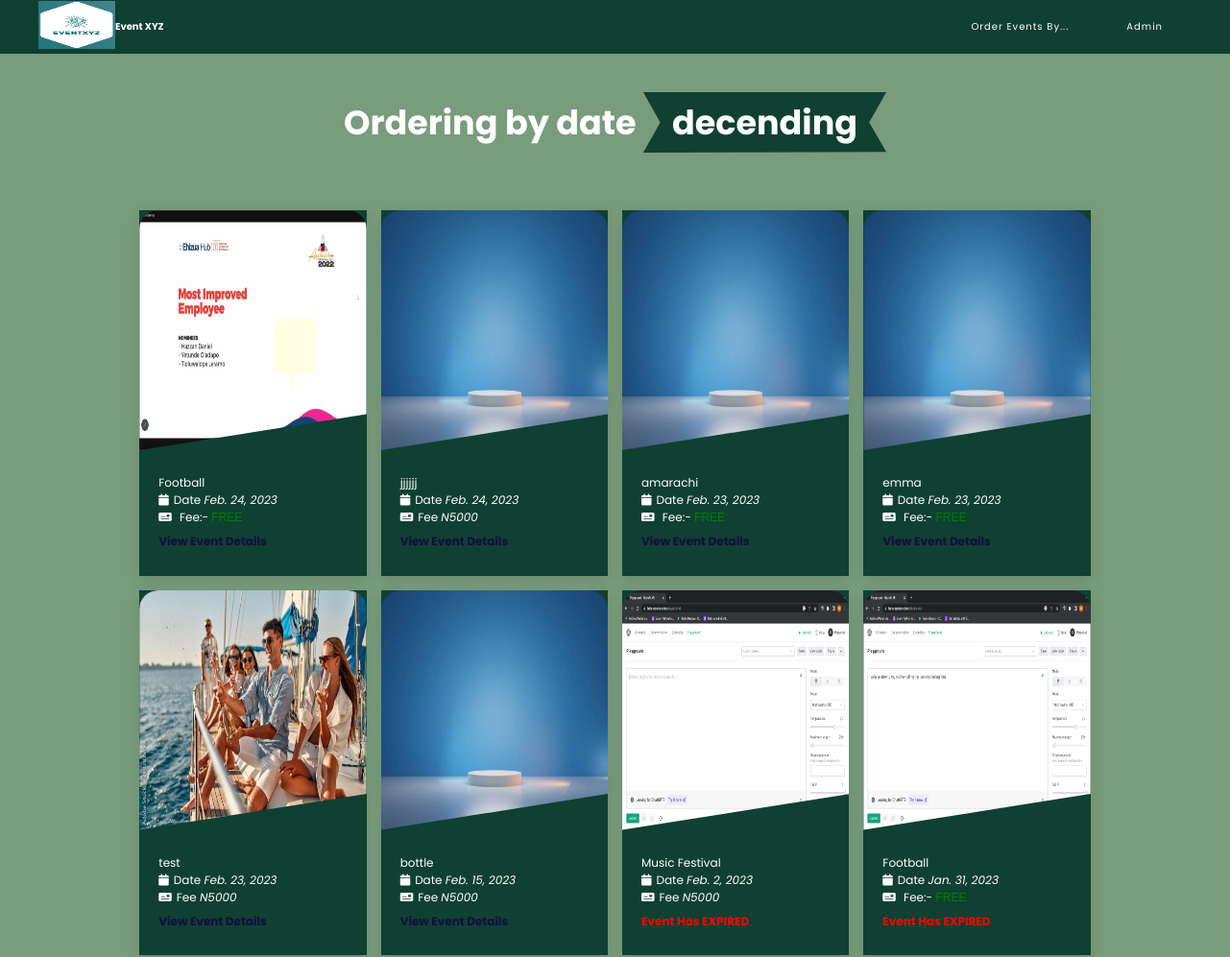
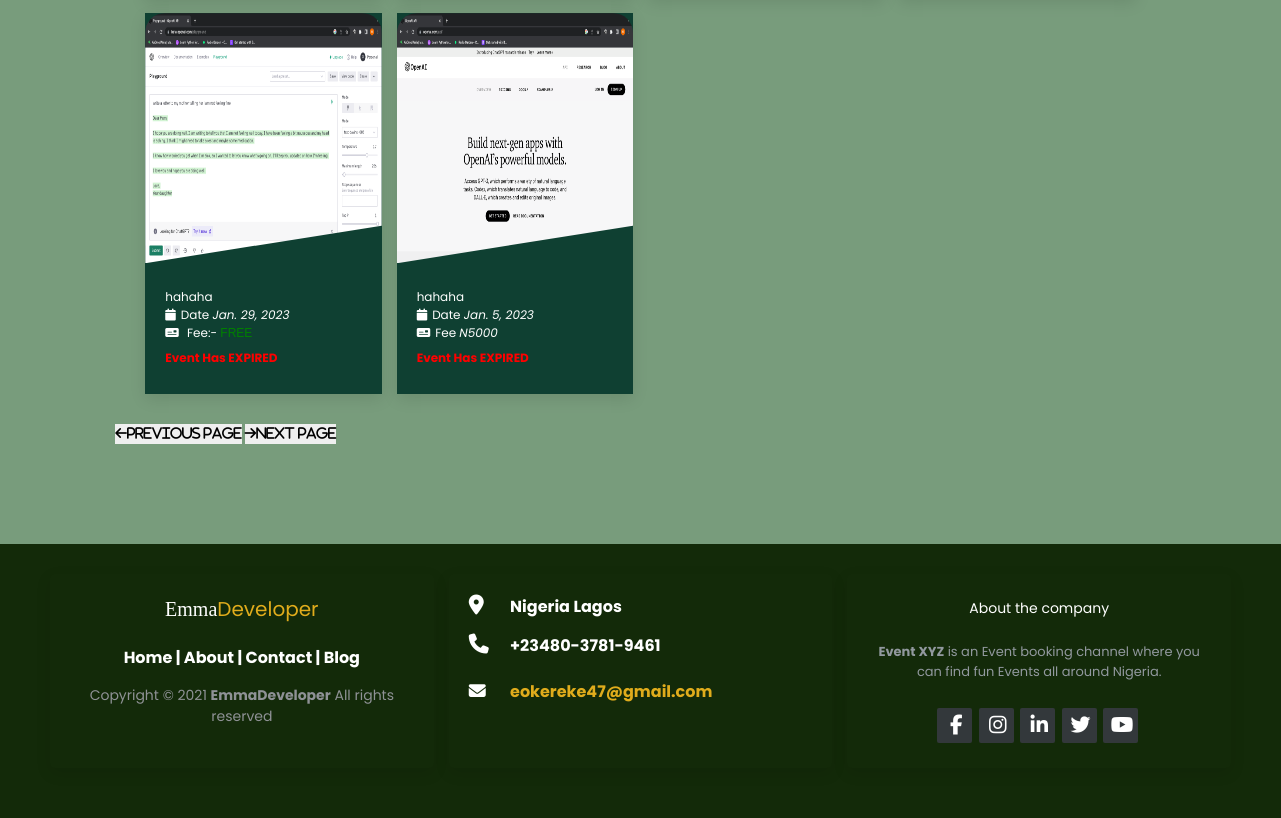
Screenshot of /decend-date/ with the database file from the repository (2 pictures, top to bottom).
### AdminSection/models.py (models this page shows, shortened)
class Event(models.Model):
    event_name = models.CharField(max_length=100)
    location = models.CharField(max_length=100)
    price = models.CharField(max_length=100, blank=True, null=True,)
    space_capacity = models.IntegerField(blank=True, null=True,)
    description = models.TextField(max_length=5000, blank=True, null=True,)
    event_date = models.DateField(null=True, blank=True)
    event_time = models.TimeField(null=True, blank=True)
    event_end_date = models.DateTimeField(null=True, blank=True)
    bookings = models.IntegerField(default=0)
    slot_left = models.IntegerField(default=0)
    header_images = models.ImageField(null=True, blank=True, upload_to="images/")
    is_cancelled = models.BooleanField(default=False)
    def expired_event(self):
        mydate = timezone.now().date()
        if mydate > self.event_date:
            return True

### UserSection/views.py (the view)
# urls.py: path("decend-date/", DateDecendView.as_view(), name="order_by_date_decend"),
class DateDecendView(ListView):
    model = Event
    template_name = "by_date_decending.html"
    ordering = '-event_date'

### UserSection/templates/by_date_decending.html
{%extends 'home.html' %}
{%block home%}
<section class="blogs" id="blogs">
    <h1 class="heading"> Ordering by date  <span>decending</span> </h1>
    <div class="box-container">
        {% for event in object_list %}
        <div class="box" >
            <a href="{%url 'free_event_details_page' event.pk%}">
            <img src="{{event.header_images.url}}" alt="">
            <div class="content">
                <div class="icons">
                    <p>{{event.event_name}} </p>
                </div>
                <div class="icons">
                   <p><i class="fas fa-calendar"></i>Date <i>{{event.event_date}}</i> </p>
                </div>
                {%if event.price%}
                <div class="icons">
                    <p><i class="fas fa-money-check"></i>Fee <i>N5000</i> </p>
                 </div>
                 {%else%}
                 <div class="icons">
                    <p><i class="fas fa-money-check"></i> Fee:- <span style="color: green; font: 1em sans-serif;;">FREE</span> </p>
                 </div>
                 {%endif%}
                 {%if not event.expired_event%}
                    <h3>View Event Details</h3>
                 {%else%}
                    <h3 style="color:red;" >Event Has EXPIRED</h3>
                {%endif%}
            </div>
            </a>
        </div>
        {%endfor%}
    </div>
    <div class="next_btn">
        <button class="p_btn"><i class="fa fa-arrow-left">Previous Page</i></button>
        <button class="n_btn"> <i class="fa fa-arrow-right">Next Page</i></button>
    </div>
</section>
{%endblock%}

### UserSection/static/css/index_style.css (style rules this page uses)
:root { --orange:#ff7800; --black:#130f40; --light-color:#666; --green:#132a09; --tgreen:#477b78; --light-green:rgb(48, 251, 12); --box-shadow:0 .5rem 1.5rem rgba(0,0,0,.1); --border:.2rem solid rgba(0,0,0,.1); --outline:.1rem solid rgba(0,0,0,.1); --outline-hover:.2rem solid var(--black); --primary: #933ded; --dark: #232323; --pure: #fff; --smoke: whitesmoke; --dark-gray: #999; }
* { font-family: 'Poppins', sans-serif; margin:0; padding:0; box-sizing: border-box; outline: none; border:none; text-decoration: none; transition: all .2s linear; }
html { font-size: 62.5%; overflow-x: hidden; scroll-behavior: smooth; scroll-padding-top: 7rem; }
body { font-family: 'Lato', sans-serif; background: rgba(40, 98, 47, 0.627); color: var(--pure); }
section { padding:2rem 9%; }
.heading { text-align: center; padding:2rem 0; padding-bottom: 3rem; font-size: 3.5rem; color:#fff; }
.heading span { background: #0f4032; color:#fff; display: inline-block; padding:.5rem 3rem; clip-path: polygon(100% 0%, 93% 50%, 100% 99%, 0% 100%, 7% 50%, 0% 0%); }
.blogs .box-container { display: grid; grid-template-columns: repeat(auto-fit, minmax(20rem, 1fr)); gap:1.5rem; padding: 30px; }
.blogs .box-container .box { overflow: hidden; box-shadow: var(--box-shadow); background: #0f4032; }
.blogs .box-container .box img { height:25rem; width:100%; object-fit: fill; border-radius: 20px 20px 0 0; clip-path: polygon(0 0,100% 0, 100% 85%, 0 100%); }
.blogs .box-container .box .content { padding:2rem; }
.blogs .box-container .box .content .icons { display: flex; align-items: center; justify-content: space-between; }
.blogs .box-container .box .content .icons p { color:var(--pure); font-size: 1.2rem; }
.blogs .box-container .box .content .icons p i { color:white; padding-right: .5rem; }
.blogs .box-container .box .content h3 { line-height: 1.8; color:var(--black); font-size: 1.2rem; padding:.5rem 0; }

### rows the page displays
Event: header_images (picture), event_name "Football", event_date "Feb. 24, 2023", shows "Fee:-", shows "View Event Details"
Event: header_images (picture), event_name "jjjjjj", event_date "Feb. 24, 2023", price "Fee", shows "View Event Details"
Event: header_images (picture), event_name "amarachi", event_date "Feb. 23, 2023", shows "Fee:-", shows "View Event Details"
Event: header_images (picture), event_name "emma", event_date "Feb. 23, 2023", shows "Fee:-", shows "View Event Details"
Event: header_images (picture), event_name "test", event_date "Feb. 23, 2023", price "Fee", shows "View Event Details"
Event: header_images (picture), event_name "bottle", event_date "Feb. 15, 2023", price "Fee", shows "View Event Details"
Event: header_images (picture), event_name "Music Festival", event_date "Feb. 2, 2023", price "Fee", shows "Event Has EXPIRED"
Event: header_images (picture), event_name "Football", event_date "Jan. 31, 2023", shows "Fee:-", shows "Event Has EXPIRED"
Event: header_images (picture), event_name "hahaha", event_date "Jan. 29, 2023", shows "Fee:-", shows "Event Has EXPIRED"
Event: header_images (picture), event_name "hahaha", event_date "Jan. 5, 2023", price "Fee", shows "Event Has EXPIRED"
